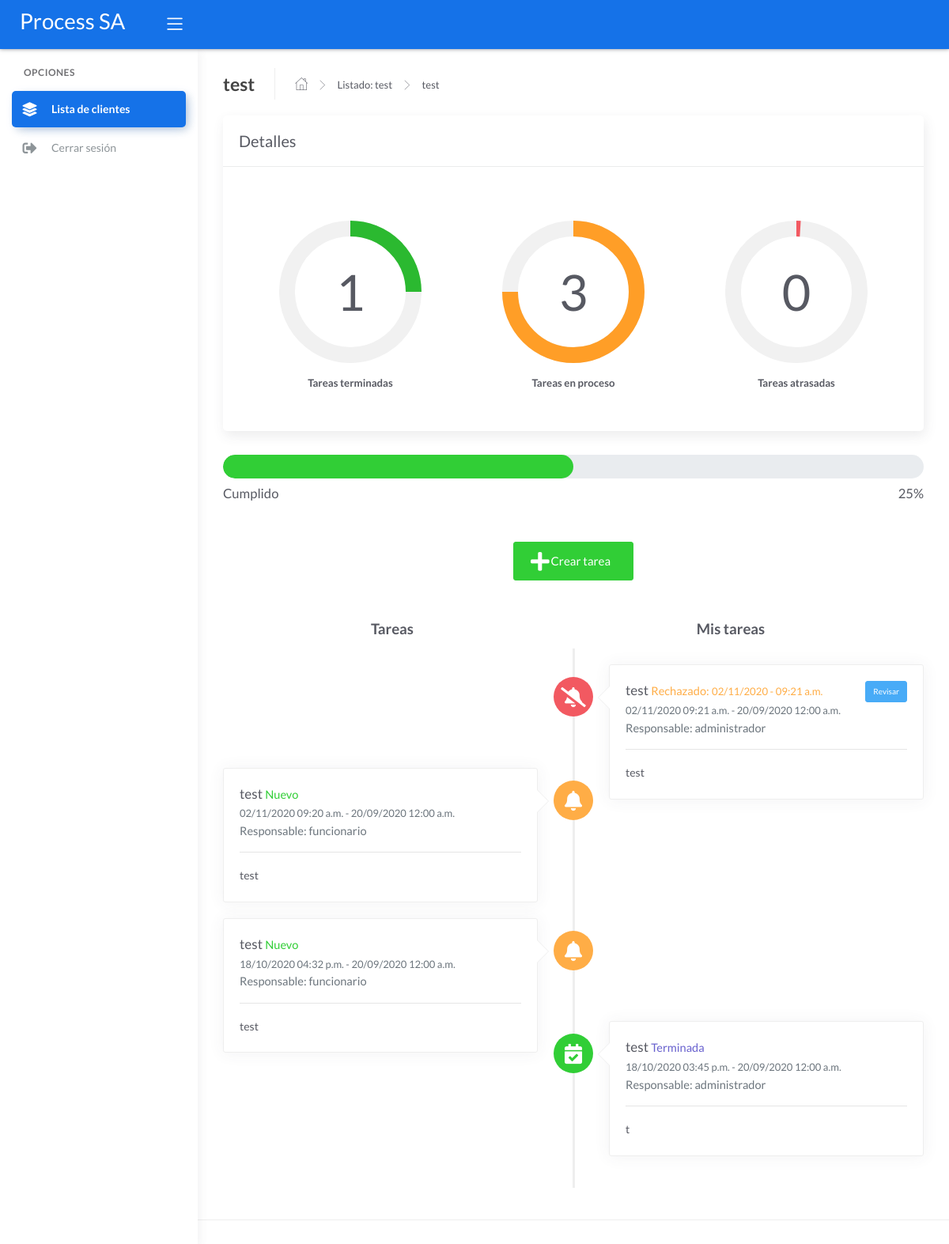
The page /process_detail/1/1/ (signed in) on the database its author committed.
### processCore/models.py (models this page shows, shortened)
class Process(models.Model):
    client = models.ForeignKey('Client', on_delete = models.CASCADE)
    name = models.CharField(max_length=50)
    description = models.TextField()
    created_at = models.DateTimeField(auto_now_add=True)
    disabled = models.BooleanField(default = False)

class Client(models.Model):
    name = models.CharField(max_length=100)
    email = models.EmailField()
    description = models.TextField(max_length=200)
    created_at = models.DateTimeField(auto_now_add=True)
    disabled = models.BooleanField(default = False)

class Task(models.Model):
    process = models.ForeignKey('Process', on_delete = models.CASCADE)
    name = models.CharField(max_length=50)
    responsable = models.ForeignKey('processAuth.userModel', on_delete = models.CASCADE, blank=True)
    description = models.TextField()
    created_at = models.DateTimeField(auto_now_add=True)
    expire_at = models.DateTimeField()
    status = models.IntegerField(choices = TASK_STATUS, default=4)

class Rejectcomment(models.Model):
    task = models.ForeignKey('Task', on_delete = models.CASCADE)
    responsable = models.ForeignKey('processAuth.userModel', on_delete = models.CASCADE, blank=True)
    reason = models.TextField()
    created_at = models.DateTimeField(auto_now_add=True)

### processAuth/models.py (models this page shows)
class userModel(models.Model):
    user = models.OneToOneField(User, on_delete=models.CASCADE)
    name = models.CharField(max_length=100)
    email = models.EmailField()
    role = models.IntegerField(choices = USER_ROLE)
    created_at = models.DateTimeField(auto_now_add=True)
    disabled = models.BooleanField(default = False)
    def __str__(self):
        return self.name

### processCore/views.py (the view, shortened to what this page needs)
# urls.py: path('process_detail/<int:client_pk>/<int:process_pk>/', views.process_detail, name="process_detail"),
def process_detail(request, client_pk, process_pk):
    current_user = request.user
    finished = Task.objects.filter(status=0, process=process_pk).count()
    total = Task.objects.filter(process=process_pk).count()
    if(total != 0):
        percentage = round((finished * 100)/total)
    else:
        percentage = 0
    context = {}
    context['client'] = Client.objects.get(pk=client_pk)
    context['process'] = Process.objects.get(pk=process_pk)
    context['task_list'] = Task.objects.filter(process=process_pk).order_by('-created_at')
    context['employee'] = userModel.objects.get(user=current_user)
    context['comment_list'] = Rejectcomment.objects.all()
    context['finished_task'] = finished
    context['inprogress_task'] = Task.objects.filter( Q(status=1, process=process_pk) | Q(status=4, process=process_pk) | Q(status=3, process=process_pk)).count()
    context['expired_task'] = Task.objects.filter(status=2, process=process_pk).count()
    context['all_task'] = total
    context['percentage'] = percentage
    return render(request, 'process_detail.html', context=context)

### processCore/templates/process_detail.html (shortened to what this page needs)
{% extends "layouts/base.html" %}
{% block content %}
    <div class="page-inner">
        <div class="page-header">
            <h4 class="page-title">{{ process.name }}</h4>
            <ul class="breadcrumbs">
                <li class="nav-home">
                    <a href="{% url 'client_list' %} ">
                        <i class="flaticon-home"></i>
                    </a>
                </li>
                <li class="separator">
                    <i class="flaticon-right-arrow"></i>
                </li>
                <li class="nav-item">
                    <a href="{% url 'process_list' client_pk=client.pk %}">Listado: {{ client.name }}</a>
                </li>
                <li class="separator">
                    <i class="flaticon-right-arrow"></i>
                </li>
                <li class="nav-item">
                    <a href="">{{ process.name }}</a>
                </li>
            </ul>
        </div>
        <div class="card">
            <div class="card-header">
                <h1 class="card-title">Detalles</h1>
            </div>
              <div class="card-body mb-4 mt-4">
                <div class="d-flex flex-wrap justify-content-around pb-2 pt-4">
                  <div class="px-2 pb-2 pb-md-0 text-center">
                    <div id="finished-circle"></div>
                    <h6 class="fw-bold mt-3 mb-0">Tareas terminadas</h6>
                  </div>
                  <div class="px-2 pb-2 pb-md-0 text-center">
                    <div id="inprogress-circle"></div>
                    <h6 class="fw-bold mt-3 mb-0">Tareas en proceso</h6>
                  </div>
                  <div class="px-2 pb-2 pb-md-0 text-center">
                    <div id="expired-circle"></div>
                    <h6 class="fw-bold mt-3 mb-0">Tareas atrasadas</h6>
                  </div>
                </div>
            </div>
        </div>
        <div class="mb-5">
            <div class="progress progress-sm" style="height: 30px;">
                <div class="progress-bar bg-success
                {% if percentage <= 50 and percentage > 20 %}w-50{% endif %}
                {% if percentage == 100 %}w-100{% endif %}" role="progressbar" aria-valuenow="{{ percentage }}" aria-valuemin="0" aria-valuemax="100"></div>
            </div>
            <div class="d-flex justify-content-between mt-2">
                <h4 class="mb-0">Cumplido</h4>
                <h4 class="mb-0">{{ percentage }}%</h4>
            </div>
        </div>
        {% if employee.role == 0 or employee.role == 2 %}
            <center><div>
                <a href="{% url 'add_task' client_pk=client.pk process_pk=process.pk %}" class="mb-5"><button class="btn btn-success btn-lg"><span class="btn-label"></span>Crear tarea</button></a>
            </div></center>
        {% endif %}
        <div class="col-md-12 mb-1 mt-5 row">
            <div class="col-md-6"><h3><b><center>Tareas</center></b></h3></div>
            <div class="col-md-6 ml-auto"><h3><b><center>Mis tareas</center></b></h3></div>
        </div>
        <div class="row">
            <div class="col-md-12">
                {% if task_list %}
                <ul class="timeline">
                        {% for task in task_list %}
                            <li class="{% if task.responsable.id == employee.id %}timeline-inverted{% endif %}">
                                {% if task.status == 0 %}<div class="timeline-badge success"><i class="fas fa-calendar-check"></i></div>{% endif %}
                                {% if task.status == 3 %}<div class="timeline-badge danger"><i class="fas fa-bell-slash"></i></div>{% endif %}
                                {% if task.status == 4 %}<div class="timeline-badge warning"><i class="fas fa-bell"></i></div>{% endif %}
                                <div class="timeline-panel">
                                    <div class="timeline-heading">
                                        <h1 class="timeline-title">
                                            {{ task.name }}
                                            {% if task.status == 4 %}<span class="h5 text-success">Nuevo</span>{% endif %}
                                            {% if employee.role == 0 or employee.role == 2 %}{% if task.status == 3 %}<span class="h5 text-warning">Rechazado:</span> <span class="text-warning h6">{% for comment in comment_list %} {% if comment.task.pk == task.pk %} {{ comment.created_at | date:'d/m/Y' }} - {{ comment.created_at | time:"h:i a" }} </span><button class="btn btn-info btn-xs pull-right" onclick="open_modal('{% url 'detail_reject' client_pk=process.client.pk process_pk=process.pk task_pk=task.pk reject_pk=comment.pk %}')">Revisar</button>{% endif %} {% endfor %}{% endif %}{% endif %}
                                            {% if task.status == 0 %}<span class="h5 text-secondary">Terminada</span>{% endif %}
                                        </h1>
                                        <p class="mt--2"><small class="text-muted">{{ task.created_at | date:'d/m/Y' }} {{ task.created_at | time:"h:i a" }} - {{ task.expire_at | date:'d/m/Y' }} {{ task.expire_at | time:"h:i a" }}</small></p>
                                    </div>
                                    <div class="timeline-body mt--3">
                                        <h5 class="text-muted">Responsable: {{ task.responsable }}</h5>
                                        <hr>
                                        <p>{{ task.description }}</p>
                                    </div>
                                </div>
                            </li>
                        {% endfor %}
                </ul>
                {% else  %}
                <center><h2 class="mt-5 mb-5">Aún no hay tareas</h2></center>
                {% endif %}
            </div>
        </div>
    </div>
{% endblock content %}

### rows shown on the page
Process: name "test"
Client: name "test"
Task: status 3 (drawn), name "test", created_at "02/11/2020", created_at "09:21 a.m.", expire_at "20/09/2020", expire_at "12:00 a.m.", responsable "administrador", description "test"
Rejectcomment: created_at "02/11/2020", created_at "09:21 a.m."
Task: status 4 (drawn), name "test", created_at "02/11/2020", created_at "09:20 a.m.", expire_at "20/09/2020", expire_at "12:00 a.m.", responsable "funcionario", description "test"
Task: status 4 (drawn), name "test", created_at "18/10/2020", created_at "04:32 p.m.", expire_at "20/09/2020", expire_at "12:00 a.m.", responsable "funcionario", description "test"
Task: status 0 (drawn), name "test", created_at "18/10/2020", created_at "03:45 p.m.", expire_at "20/09/2020", expire_at "12:00 a.m.", responsable "administrador", description "t"

### other values the page prints
{{ percentage }} "25"
